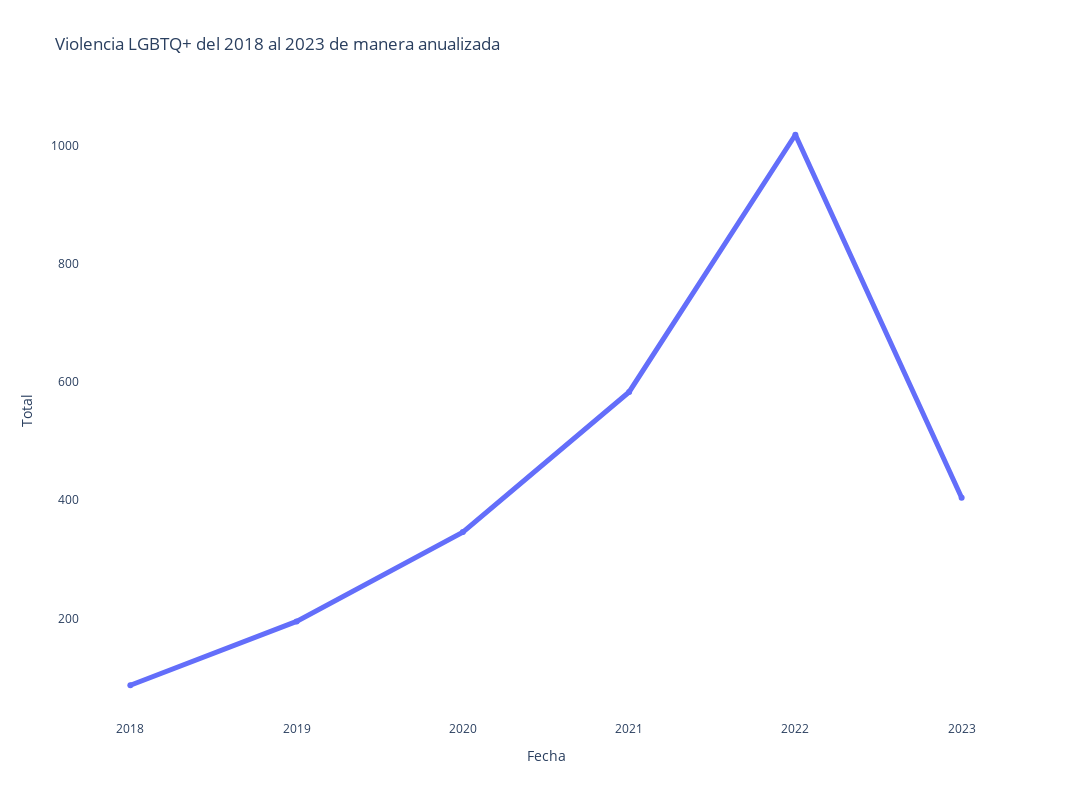

Notebook code cell kept with this figure:
### Code cell
fig = px.line(result22[result22.dia_incidente >= 2018],
            x='dia_incidente',
            y='size',
            labels={'dia_incidente': 'Fecha', 'size': 'Total'},
            title='Violencia LGBTQ+ del 2018 al 2023 de manera anualizada',
            width=1200,
            height=800,
            markers=True)
fig.update_layout(showlegend=True)
fig.update_traces(line={'width': 5})


fig.update_layout({
    'plot_bgcolor': 'rgba(0, 0, 0, 0)',
    'paper_bgcolor': 'rgba(0, 0, 0, 0)',
})


fig.write_image('../Images/grafica_azul_total_violencia_anual.png')
fig.write_image('../Images/grafica_azul_total_violencia_anual.svg')

fig.show()

### Figure 1 — Plotly figure (JSON) as saved in the notebook; plotly's stock layout.template omitted (floating-point values rounded to 4 significant figures)
{"data": [{"hovertemplate": "Fecha=%{x}<br>Total=%{y}<extra></extra>", "legendgroup": "", "line": {"color": "#636efa", "dash": "solid", "width": 5}, "marker": {"symbol": "circle"}, "mode": "lines+markers", "name": "", "orientation": "v", "showlegend": false, "type": "scatter", "x": [2018, 2019, 2020, 2021, 2022, 2023], "xaxis": "x", "y": [87, 195, 346, 583, 1018, 404], "yaxis": "y"}], "layout": {"height": 800, "legend": {"tracegroupgap": 0}, "paper_bgcolor": "rgba(0, 0, 0, 0)", "plot_bgcolor": "rgba(0, 0, 0, 0)", "showlegend": true, "title": {"text": "Violencia LGBTQ+ del 2018 al 2023 de manera anualizada"}, "width": 1200, "xaxis": {"anchor": "y", "domain": [0, 1], "title": {"text": "Fecha"}}, "yaxis": {"anchor": "x", "domain": [0, 1], "title": {"text": "Total"}}}}
